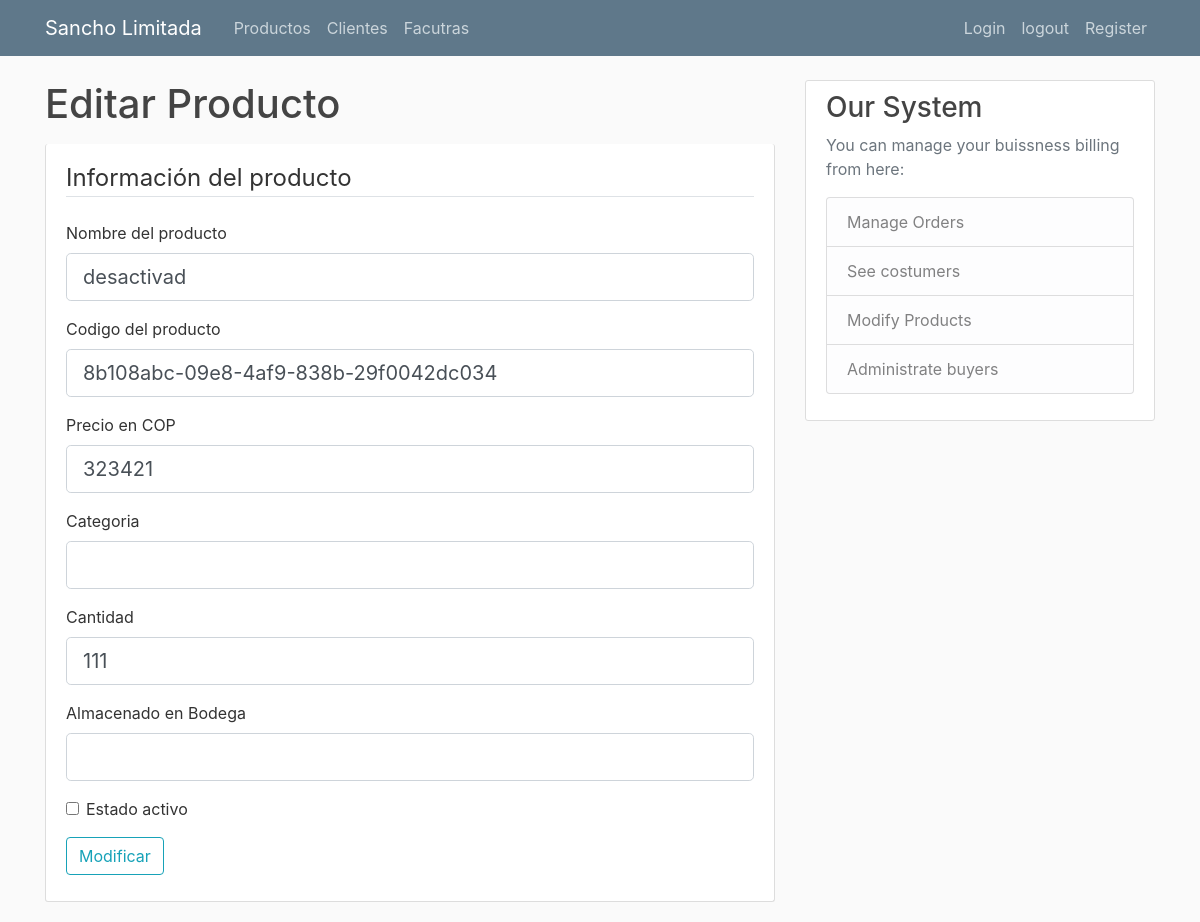
/productos/2 (signed in), run on an earlier commit of the app's database.
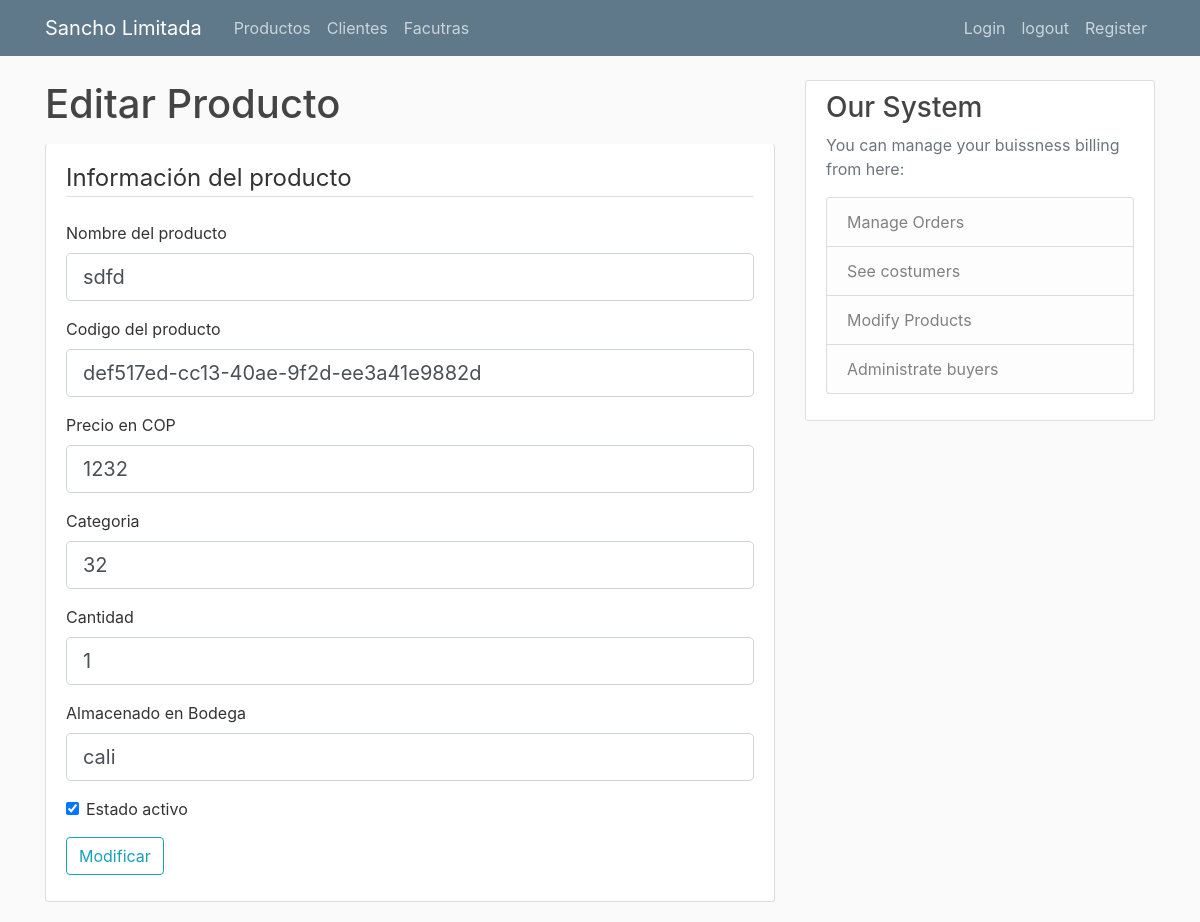
And on a later commit of the database.
### SanchoApp/databaseModel.py (models this page shows, shortened)
class Producto(db.Model):
    __tablename__="productos"
    relacion_facturas = relationship("Factura",
                            secondary=relacion_productos_facturas,
                            back_populates="relacion_productos")
    id = db.Column(db.Integer, primary_key=True)
    nombre = db.Column(db.String(100), nullable=False)
    codigo = db.Column(db.String(100), nullable=False, unique=True)
    precio = db.Column(db.String(10), nullable=False)
    cantidad = db.Column(db.Integer, nullable=False, default=1)
    categoria = db.Column(db.String(100), nullable=True)
    bodega = db.Column(db.String(100), nullable=True)
    estado_activo = db.Column(db.Boolean(), nullable=False, default=True)

### SanchoApp/flaskRoutes.py (the view)
    @app.route("/productos/<string:id>",  methods=['GET', 'POST'])
    @login_required
    def update_products(id):
        product_to_edit = Producto.query.get(id)
        if product_to_edit is None:
            return "404"
        else:
            form = UpdateProductForm(
                nombre=product_to_edit.nombre,
                codigo=product_to_edit.codigo,
                precio=product_to_edit.precio,
                categoria=product_to_edit.categoria,
                cantidad=product_to_edit.cantidad,
                bodega=product_to_edit.bodega,
                estado_activo=product_to_edit.estado_activo
            )
            if form.validate_on_submit():
                product_to_edit.nombre = form.nombre.data
                product_to_edit.codigo = form.codigo.data
                product_to_edit.categoria = form.categoria.data
                product_to_edit.cantidad = form.cantidad.data
                product_to_edit.bodega = form.bodega.data
                product_to_edit.estado_activo = form.estado_activo.data
                db.session.commit()
                flash(f'Product: {product_to_edit} updated!', 'success')
                return redirect(url_for('productos'))
            else:
                return render_template('productos_editar.html', title='Editar Producto', form=form)

### SanchoApp/flaskForms.py
class UpdateProductForm(FlaskForm):
    nombre = StringField('Nombre del producto', validators=[DataRequired()])
    codigo = StringField('Codigo del producto', validators=[DataRequired()])
    precio = StringField('Precio en COP', validators=[DataRequired()])
    cantidad = IntegerField('Cantidad', default=1)
    categoria = StringField('Categoria', default="")
    bodega = StringField('Almacenado en Bodega', default="")
    estado_activo = BooleanField('Estado activo', default=True)
    submit = SubmitField('Modificar')

### SanchoApp/flaskRoutes.py (called while the page is built)
@login_manager.user_loader
def load_user(user_id):
    return User.query.get(int(user_id))

### SanchoApp/templates/productos_editar.html (shortened to what this page needs)
{% extends "layout.html" %}
{% block content %}
<h1 class="mb-3">Editar Producto</h1>
<div class="content-section border-top-0 pt-3">
  <form method="POST" action="">
    <fieldset class="form-group">
      <legend class="border-bottom mb-4">Información del producto</legend>
      <div class="form-group">
        {{ form.nombre.label(class="form-control-label") }}
        {% if form.nombre.errors %}
        {{ form.nombre(class="form-control form-control-lg is-invalid") }}
        <div class="invalid-feedback">
          {% for error in form.nombre.errors %}
          <span>{{ error }}</span>
          {% endfor %}
        </div>
        {% else %}
        {{ form.nombre(class="form-control form-control-lg") }}
        {% endif %}
      </div>
      <div class="form-group">
        {{ form.codigo.label(class="form-control-label") }}
        {% if form.codigo.errors %}
        {{ form.codigo(class="form-control form-control-lg is-invalid") }}
        <div class="invalid-feedback">
          {% for error in form.codigo.errors %}
          <span>{{ error }}</span>
          {% endfor %}
        </div>
        {% else %}
        {{ form.codigo(class="form-control form-control-lg") }}
        {% endif %}
      </div>
      <div class="form-group">
        {{ form.precio.label(class="form-control-label") }}
        {% if form.precio.errors %}
        {{ form.precio(class="form-control form-control-lg is-invalid") }}
        <div class="invalid-feedback">
          {% for error in form.precio.errors %}
          <span>{{ error }}</span>
          {% endfor %}
        </div>
        {% else %}
        {{ form.precio(class="form-control form-control-lg") }}
        {% endif %}
      </div>
      <div class="form-group">
        {{ form.categoria.label(class="form-control-label") }}
        {% if form.categoria.errors %}
        {{ form.categoria(class="form-control form-control-lg is-invalid") }}
        <div class="invalid-feedback">
          {% for error in form.categoria.errors %}
          <span>{{ error }}</span>
          {% endfor %}
        </div>
        {% else %}
        {{ form.categoria(class="form-control form-control-lg") }}
        {% endif %}
      </div>
      <div class="form-group">
        {{ form.cantidad.label(class="form-control-label") }}
        {% if form.cantidad.errors %}
        {{ form.cantidad(class="form-control form-control-lg is-invalid") }}
        <div class="invalid-feedback">
          {% for error in form.cantidad.errors %}
          <span>{{ error }}</span>
          {% endfor %}
        </div>
        {% else %}
        {{ form.cantidad(class="form-control form-control-lg") }}
        {% endif %}
      </div>
      <div class="form-group">
        {{ form.bodega.label(class="form-control-label") }}
        {% if form.bodega.errors %}
        {{ form.bodega(class="form-control form-control-lg is-invalid") }}
        <div class="invalid-feedback">
          {% for error in form.bodega.errors %}
          <span>{{ error }}</span>
          {% endfor %}
        </div>
        {% else %}
        {{ form.bodega(class="form-control form-control-lg") }}
        {% endif %}
      </div>
      <div class="form-check">
        {{ form.estado_activo(class="form-check-input") }}
        {{ form.estado_activo.label(class="form-check-label") }}
      </div>
    </fieldset>
    <div class="form-group">
      {{ form.submit(class="btn btn-outline-info") }}
    </div>
  </form>
</div>
{% endblock content %}

What changed in the data, as far as the page shows it:
changed Producto: nombre "desactivad" → "sdfd"; codigo "8b108abc-09e8-4af9-838b-29f0042dc034" → "def517ed-cc13-40ae-9f2d-ee3a41e9882d"; precio "323421" → "1232"; categoria (not shown) → "32"; cantidad "111" → "1"; bodega (not shown) → "cali"; estado_activo "☐" → "☑"
